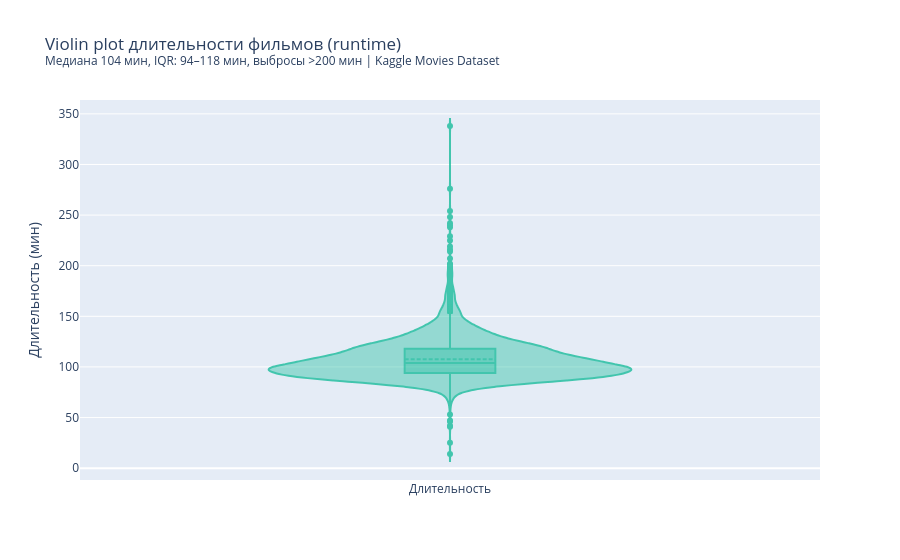

Notebook cell for this chart:
### Markdown cell above
**Интерпретация:**  
Бюджеты фильмов демонстрируют сильную правостороннюю асимметрию.  
Среднее ($40.7M) вдвое превышает медиану ($25M) — это классический признак выбросов.  
Подавляющее большинство фильмов (>75%) сняты с бюджетом менее $40M, тогда как блокбастеры класса Avatar ($237M) резко смещают среднее вверх.

### 2.3 Длительность фильмов

### Code cell
df_runtime = df[df['runtime'] > 0]
fig = go.Figure()
fig.add_trace(go.Violin(
    y=df_runtime['runtime'],
    box_visible=True,
    meanline_visible=True,
    fillcolor='rgba(26, 188, 156, 0.5)',
    line_color='#1ABC9C',
    opacity=0.8,
    name='Длительность'
))
fig.update_layout(
    title='Violin plot длительности фильмов (runtime)<br>'
          '<sup>Медиана 104 мин, IQR: 94–118 мин, выбросы >200 мин | Kaggle Movies Dataset</sup>'
)
fig.update_yaxes(title_text='Длительность (мин)')
fig.show()

q1 = df_runtime['runtime'].quantile(0.25)
q3 = df_runtime['runtime'].quantile(0.75)
print(f"Q1: {q1} мин | Медиана: {df_runtime['runtime'].median()} мин | Q3: {q3} мин")
print(f"Выбросы (>200 мин): {(df_runtime['runtime'] > 200).sum()} фильмов")

### Figure 1 — Plotly figure (JSON) as saved in the notebook; plotly's stock layout.template omitted (floating-point values rounded to 4 significant figures; data arrays with more than 128 entries replaced by an {"elided": "..."} marker saying what was removed)
{"data": [{"box": {"visible": true}, "fillcolor": "rgba(26, 188, 156, 0.5)", "line": {"color": "#1ABC9C"}, "meanline": {"visible": true}, "name": "Длительность", "opacity": 0.8, "type": "violin", "y": {"elided": "4766 float values"}}], "layout": {"title": {"text": "Violin plot длительности фильмов (runtime)<br><sup>Медиана 104 мин, IQR: 94–118 мин, выбросы >200 мин | Kaggle Movies Dataset</sup>"}, "yaxis": {"title": {"text": "Длительность (мин)"}}}}
